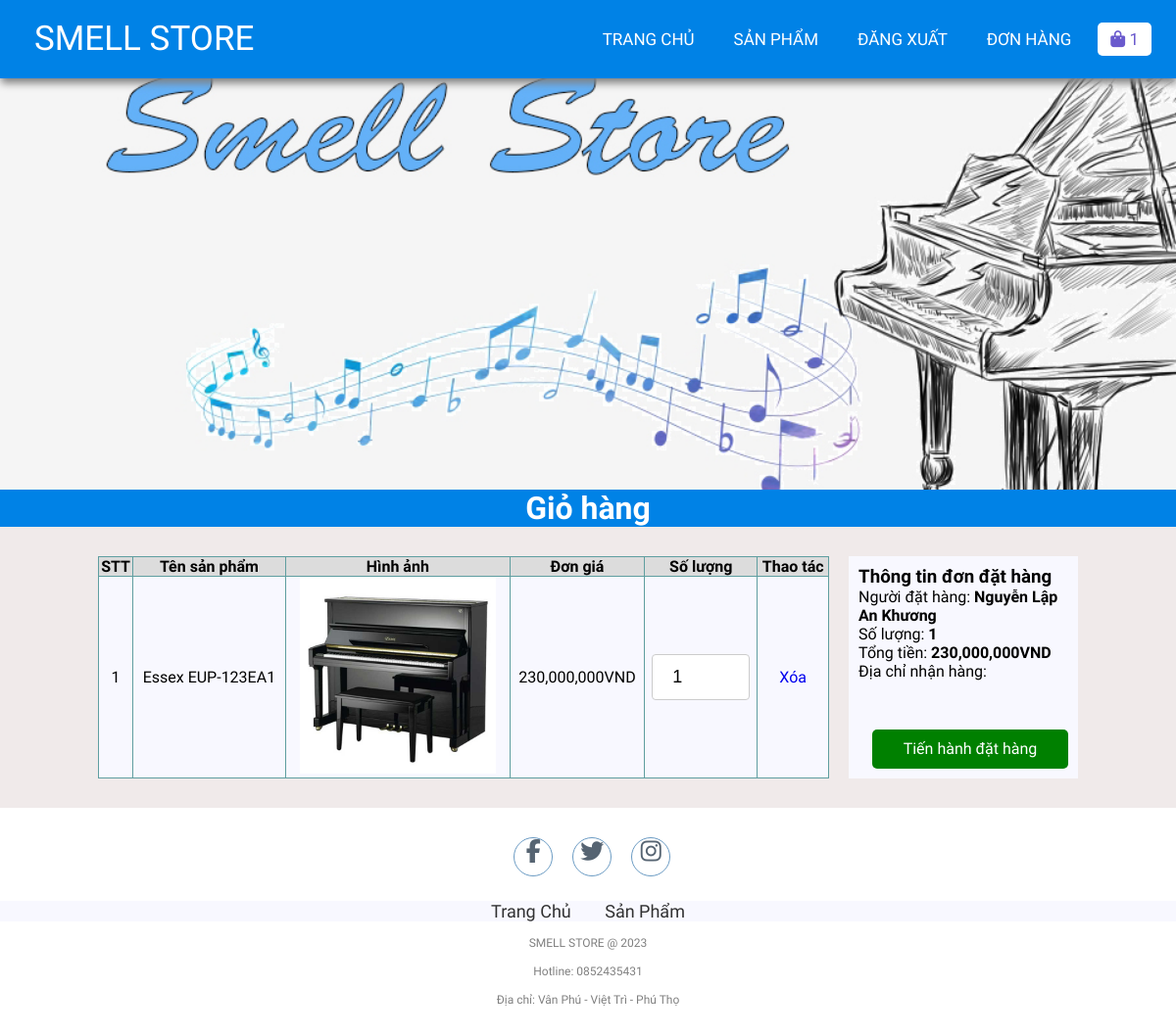
The page /checkout.php (signed in) on the database its author committed.
### tables this page shows
CREATE TABLE `cart` (
  `id` int(11) NOT NULL,
  `userId` int(11) NOT NULL,
  `productId` int(11) NOT NULL,
  `qty` int(11) NOT NULL,
  `productName` varchar(100) NOT NULL,
  `productPrice` decimal(10,0) NOT NULL,
  `productImage` varchar(50) NOT NULL
);

CREATE TABLE `users` (
  `id` int(11) NOT NULL,
  `email` varchar(255) NOT NULL,
  `fullname` varchar(255) NOT NULL,
  `dob` date NOT NULL,
  `password` varchar(255) NOT NULL,
  `role_id` int(11) NOT NULL,
  `status` tinyint(1) NOT NULL,
  `address` varchar(500) NOT NULL,
  `isConfirmed` tinyint(4) NOT NULL DEFAULT 0,
  `captcha` varchar(50) NOT NULL
);

### lib/database.php (called while the page is built, shortened)
<?php
class Database extends PDO
{
  public $host   = DB_HOST;
  public $user   = DB_USER;
  public $pass   = DB_PASS;
  public $dbname = DB_NAME;
  public $link;
  private function connectDB()
  {
    $this->link = new mysqli(
      $this->host,
      $this->user,
      $this->pass,
      $this->dbname
    );
  }
  public function select($query)
  {
    $result = $this->link->query($query);
    if ($result->num_rows > 0) {
      return $result;
    } else {
      return false;
    }
  }
}

### lib/session.php (called while the page is built, shortened)
<?php
class Session
{
   public static function get($key)
   {
      if (isset($_SESSION[$key])) {
         return $_SESSION[$key];
      } else {
         return false;
      }
   }
}

### classes/cart.php (called while the page is built, shortened)
<?php
$filepath = realpath(dirname(__FILE__));
include_once($filepath . '/../lib/database.php');
include_once($filepath . '/../lib/session.php');
?>
<?php
class cart
{
    private $db;
    public function __construct()
    {
        $this->db = new Database();
    }
    public function get()
    {
        $userId = Session::get('userId');
        $query = "SELECT * FROM cart WHERE userId = '$userId' ";
        $mysqli_result = $this->db->select($query);
        if ($mysqli_result) {
            $result = mysqli_fetch_all($this->db->select($query), MYSQLI_ASSOC);
            return $result;
        }
        return false;
    }
    public function getTotalPriceByUserId()
    {
        $userId = Session::get('userId');
        $query = "SELECT SUM(productPrice*qty) as total FROM cart WHERE userId = '$userId' ";
        $mysqli_result = $this->db->select($query);
        if ($mysqli_result) {
            $result = mysqli_fetch_all($this->db->select($query), MYSQLI_ASSOC)[0];
            return $result;
        }
        return false;
    }
    public function getTotalQtyByUserId()
    {
        $userId = Session::get('userId');
        $query = "SELECT SUM(qty) as total FROM cart WHERE userId = '$userId' ";
        $mysqli_result = $this->db->select($query);
        if ($mysqli_result) {
            $result = mysqli_fetch_all($this->db->select($query), MYSQLI_ASSOC)[0];
            return $result;
        }
        return false;
    }
}
?>

### classes/user.php (called while the page is built, shortened)
<?php
$filepath = realpath(dirname(__FILE__));
include_once($filepath . '/../lib/session.php');
include_once($filepath . '/../lib/database.php');
?>
<?php
class user
{
	private $db;
	public function __construct()
	{
		$this->db = new Database();
	}
	public function get()
	{
		$userId = Session::get('userId');
		$query = "SELECT * FROM users WHERE id = '$userId' LIMIT 1";
		$mysqli_result = $this->db->select($query);
		if ($mysqli_result) {
			$result = mysqli_fetch_all($this->db->select($query), MYSQLI_ASSOC)[0];
			return $result;
		}
		return false;
	}
}
?>

### checkout.php (the view, shortened to what this page needs)
<?php
include_once 'lib/session.php';
include_once 'classes/cart.php';
include_once 'classes/user.php';
$cart = new cart();
$list = $cart->get();
$totalPrice = $cart->getTotalPriceByUserId();
$totalQty = $cart->getTotalQtyByUserId();
$user = new user();
$userInfo = $user->get();
?>
<!DOCTYPE html>
<html lang="en">
<head>
    <link rel="stylesheet" href="css/style.css">
    <link rel="stylesheet" href="https://cdnjs.cloudflare.com/ajax/libs/font-awesome/5.15.4/css/all.min.css">
</head>
<body>
    <nav>
        <label class="logo" id="logo">SMELL STORE</label>
        <ul>
            <li><a href="index.php">Trang chủ</a></li>
            <li><a href="productList.php">Sản phẩm</a></li>
            <?php
            if (isset($_SESSION['user']) && $_SESSION['user']) { ?>
                <li><a href="logout.php" id="signin">Đăng xuất</a></li>
            <?php } else { ?>
                <li><a href="register.php" id="signup">Đăng ký</a></li>
                <li><a href="login.php" id="signin">Đăng nhập</a></li>
            <?php } ?>
            <li><a href="order.php" id="order">Đơn hàng</a></li>
            <li>
                <a href="checkout.php" class="active">
                    <i class="fa fa-shopping-bag"></i>
                    <span class="sumItem" id="totalQtyHeader">
                        <?= $totalQty['total'] ?>
                    </span>
                </a>
            </li>
        </ul>
    </nav>
    <section class="banner"></section>
    <div class="featuredProducts">
        <h1>Giỏ hàng</h1>
    </div>
    <div class="container-single">
        <?php
        if ($list) { ?>
            <table class="order">
                <tr>
                    <th>STT</th>
                    <th>Tên sản phẩm</th>
                    <th>Hình ảnh</th>
                    <th>Đơn giá</th>
                    <th>Số lượng</th>
                    <th>Thao tác</th>
                </tr>
                <?php
                $count = 1;
                foreach ($list as $key => $value) { ?>
                    <tr>
                        <td><?= $count++ ?></td>
                        <td><?= $value['productName'] ?></td>
                        <td><img class="image-cart" src="admin/uploads/<?= $value['productImage'] ?>"></td>
                        <td><?= number_format($value['productPrice'], 0, '', ',') ?>VND </td>
                        <td>
                            <input id="<?= $value['productId'] ?>" type="number" name="qty" class="qty" value="<?= $value['qty'] ?>" onchange="update(this)" min="1">
                        </td>
                        <td>
                            <a href="delete_cart.php?id=<?= $value['id'] ?>">Xóa</a>
                        </td>
                    </tr>
                <?php }
                ?>
            </table>
            <div class="orderinfo">
                <div class="buy">
                    <h3>Thông tin đơn đặt hàng</h3>
                    <div>
                        Người đặt hàng: <b><?= $userInfo['fullname'] ?></b>
                    </div>
                    <div>
                        Số lượng: <b id="qtycart"><?= $totalQty['total'] ?></b>
                    </div>
                    <div>
                        Tổng tiền: <b id="totalcart"><?= number_format($totalPrice['total'], 0, '', ',') ?>VND</b>
                    </div>
                    <div>
                        Địa chỉ nhận hàng: <b><?= $userInfo['address'] ?></b>
                    </div>
                    <div class="buy-btn">
                        <a href="add_order.php">Tiến hành đặt hàng</a>
                    </div>
                </div>
            </div>
        <?php } else { ?>
            <h3>Giỏ hàng hiện đang rỗng</h3>
        <?php }
        ?>
    </div>
    <footer>
        <div class="social">
            ><a href="https://www.facebook.com/myth.2543"><i class="fa fa-facebook" aria-hidden="true"></i></a>
            <a href="https://twitter.com/Dsmell1408"><i class="fa fa-twitter" aria-hidden="true"></i></a>
            <a href="https://www.instagram.com/mythd_2003/"><i class="fa fa-instagram" aria-hidden="true"></i></a>
        </div>
        <ul class="list">
            <li>
                <a href="index.php">Trang Chủ</a>
            </li>
            <li>
                <a href="productList.php">Sản Phẩm</a>
            </li>
        </ul>
        <p class="copyright">SMELL STORE @ 2023</p>
        <p class="copyright">Hotline: 0852435431</p>
        <p class="copyright">Địa chỉ: Vân Phú - Việt Trì - Phú Thọ</p>
    </footer>
</body>
</html>

### css/style.css (style rules this page uses)
* { padding: 0; margin: 0; text-decoration: none; list-style: none; box-sizing: border-box; }
body { font-family: Mitr; background: rgb(240, 234, 234); }
nav { top: 0; background: #0082e6; height: 80px; width: 100%; position: fixed; z-index: 9999; box-shadow: 1px 5px 8px gray; }
label.logo { color: white; font-size: 35px; line-height: 80px; padding: 0 35px; }
nav ul { float: right; margin-right: 20px; }
nav ul li { display: inline-block; line-height: 80px; margin: 0 5px; }
nav ul li a { color: white; font-size: 17px; padding: 7px 13px; border-radius: 3px; text-transform: uppercase; border-radius: 5px; transition: 0.5s; }
a.active, a:hover { background: white; color: slateblue; }
.banner { background: url('../images/banner1.jpg'); background-size: cover; height: 500px; }
.featuredProducts { text-align: center; background-color: #0082e6; color: white; }
footer { padding: 30px 0; background-color:white; }
footer .social { text-align: center; padding-bottom: 25px; color: white; }
footer .social a { color: inherit; font-size: 24px; border: 1px solid steelblue; width: 40px; height: 40px; display: inline-block; text-align: center; border-radius: 50%; margin: 0 8px; transition: 0.5s; background-color: white; color: #2c3e50; opacity: 0.8; }
footer ul { margin-top: 0; padding: 0; list-style: none; font-size: 18px; margin-bottom: 0; text-align: center; }
footer ul a { color: inherit; text-decoration: none; opacity: 0.8; }
footer ul li { display: inline; padding: 0 15px; }
footer .copyright { margin-top: 15px; text-align: center; font-size: 12px; color: gray; }
.container-single { display: flex; margin: 30px 100px; }
.image-cart { height: 200px; width: 200px; }
.list { background-color: ghostwhite; }
th { background-color: gainsboro; border: 1px solid cadetblue; }
td { border: 1px solid cadetblue; text-align: center; }
.orderinfo { margin-left: 20px; background-color: ghostwhite; padding: 10px; }
.buy-btn { float: right; margin-top: 50px; height: 40px; width: 200px; text-align: center; line-height: 40px; background-color: green; border-radius: 5px; color: #fff; }
.buy-btn a { color: #fff; text-decoration: none; }
.order { width: 100%; background-color: ghostwhite; padding: 10px; border-collapse: collapse; }
input[type=text], input[type=password], input[type=email], input[type=number], textarea, select { width: 100%; padding: 12px 20px; margin: 8px 0; border: 1px solid #ccc; border-radius: 4px; }
input[type=number] { font-size: 18px; width: 100px; }

### rows shown on the page
cart: productName "Essex EUP-123EA1", productImage (picture), productPrice "230,000,000", qty "1"
users: fullname "Nguyễn Lập An Khương"

### other values the page prints
$totalQty['total'] "1"
$totalPrice['total'] "230,000,000"
